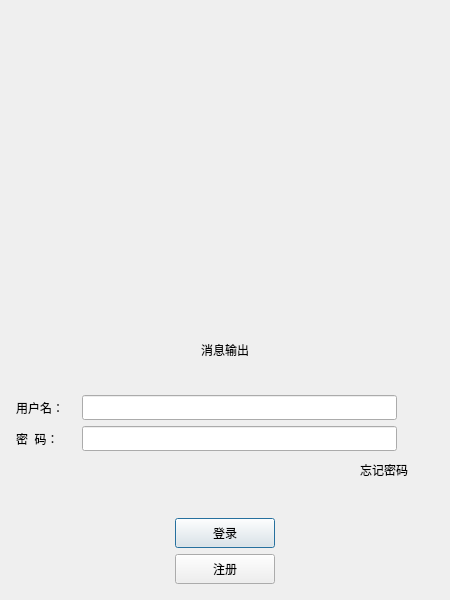
<?xml version="1.0" encoding="UTF-8"?>
<ui version="4.0">
 <class>LoginDialog</class>
 <widget class="QDialog" name="LoginDialog">
  <property name="geometry">
   <rect>
    <x>0</x>
    <y>0</y>
    <width>450</width>
    <height>600</height>
   </rect>
  </property>
  <property name="minimumSize">
   <size>
    <width>450</width>
    <height>600</height>
   </size>
  </property>
  <property name="maximumSize">
   <size>
    <width>450</width>
    <height>600</height>
   </size>
  </property>
  <property name="windowTitle">
   <string>Dialog</string>
  </property>
  <property name="sizeGripEnabled">
   <bool>false</bool>
  </property>
  <layout class="QVBoxLayout" name="verticalLayout_2">
   <item>
    <layout class="QVBoxLayout" name="verticalLayout">
     <property name="leftMargin">
      <number>5</number>
     </property>
     <property name="topMargin">
      <number>5</number>
     </property>
     <property name="rightMargin">
      <number>5</number>
     </property>
     <property name="bottomMargin">
      <number>5</number>
     </property>
     <item>
      <widget class="QWidget" name="widget" native="true">
       <property name="autoFillBackground">
        <bool>false</bool>
       </property>
       <layout class="QGridLayout" name="gridLayout">
        <item row="1" column="1">
         <widget class="QLabel" name="head_label">
          <property name="minimumSize">
           <size>
            <width>220</width>
            <height>210</height>
           </size>
          </property>
          <property name="maximumSize">
           <size>
            <width>220</width>
            <height>210</height>
           </size>
          </property>
          <property name="text">
           <string/>
          </property>
          <property name="pixmap">
           <pixmap resource="rc.qrc">:/res/login_head.jpg</pixmap>
          </property>
          <property name="scaledContents">
           <bool>true</bool>
          </property>
          <property name="alignment">
           <set>Qt::AlignCenter</set>
          </property>
          <property name="margin">
           <number>0</number>
          </property>
         </widget>
        </item>
        <item row="1" column="0">
         <spacer name="horizontalSpacer">
          <property name="orientation">
           <enum>Qt::Horizontal</enum>
          </property>
          <property name="sizeHint" stdset="0">
           <size>
            <width>40</width>
            <height>20</height>
           </size>
          </property>
         </spacer>
        </item>
        <item row="1" column="2">
         <spacer name="horizontalSpacer_2">
          <property name="orientation">
           <enum>Qt::Horizontal</enum>
          </property>
          <property name="sizeHint" stdset="0">
           <size>
            <width>40</width>
            <height>20</height>
           </size>
          </property>
         </spacer>
        </item>
        <item row="0" column="1">
         <spacer name="verticalSpacer_4">
          <property name="orientation">
           <enum>Qt::Vertical</enum>
          </property>
          <property name="sizeHint" stdset="0">
           <size>
            <width>20</width>
            <height>40</height>
           </size>
          </property>
         </spacer>
        </item>
       </layout>
      </widget>
     </item>
     <item>
      <spacer name="verticalSpacer">
       <property name="orientation">
        <enum>Qt::Vertical</enum>
       </property>
       <property name="sizeHint" stdset="0">
        <size>
         <width>20</width>
         <height>40</height>
        </size>
       </property>
      </spacer>
     </item>
     <item>
      <spacer name="verticalSpacer_5">
       <property name="orientation">
        <enum>Qt::Vertical</enum>
       </property>
       <property name="sizeHint" stdset="0">
        <size>
         <width>20</width>
         <height>40</height>
        </size>
       </property>
      </spacer>
     </item>
     <item>
      <widget class="QLabel" name="msg_output_label">
       <property name="text">
        <string>消息输出</string>
       </property>
       <property name="alignment">
        <set>Qt::AlignCenter</set>
       </property>
      </widget>
     </item>
     <item>
      <spacer name="verticalSpacer_3">
       <property name="orientation">
        <enum>Qt::Vertical</enum>
       </property>
       <property name="sizeHint" stdset="0">
        <size>
         <width>20</width>
         <height>40</height>
        </size>
       </property>
      </spacer>
     </item>
     <item>
      <layout class="QHBoxLayout" name="horizontalLayout">
       <item>
        <widget class="QLabel" name="username_label">
         <property name="minimumSize">
          <size>
           <width>60</width>
           <height>25</height>
          </size>
         </property>
         <property name="maximumSize">
          <size>
           <width>60</width>
           <height>25</height>
          </size>
         </property>
         <property name="text">
          <string>用户名：</string>
         </property>
        </widget>
       </item>
       <item>
        <widget class="QLineEdit" name="username_edit">
         <property name="minimumSize">
          <size>
           <width>315</width>
           <height>25</height>
          </size>
         </property>
         <property name="maximumSize">
          <size>
           <width>315</width>
           <height>25</height>
          </size>
         </property>
        </widget>
       </item>
       <item>
        <spacer name="horizontalSpacer_8">
         <property name="orientation">
          <enum>Qt::Horizontal</enum>
         </property>
         <property name="sizeHint" stdset="0">
          <size>
           <width>40</width>
           <height>20</height>
          </size>
         </property>
        </spacer>
       </item>
      </layout>
     </item>
     <item>
      <layout class="QHBoxLayout" name="horizontalLayout_2">
       <item>
        <widget class="QLabel" name="passwd_label">
         <property name="minimumSize">
          <size>
           <width>60</width>
           <height>25</height>
          </size>
         </property>
         <property name="maximumSize">
          <size>
           <width>60</width>
           <height>25</height>
          </size>
         </property>
         <property name="layoutDirection">
          <enum>Qt::LeftToRight</enum>
         </property>
         <property name="text">
          <string>密  码：</string>
         </property>
         <property name="scaledContents">
          <bool>false</bool>
         </property>
         <property name="alignment">
          <set>Qt::AlignJustify|Qt::AlignVCenter</set>
         </property>
         <property name="margin">
          <number>0</number>
         </property>
        </widget>
       </item>
       <item>
        <widget class="QLineEdit" name="passwd_edit">
         <property name="minimumSize">
          <size>
           <width>315</width>
           <height>25</height>
          </size>
         </property>
         <property name="maximumSize">
          <size>
           <width>315</width>
           <height>25</height>
          </size>
         </property>
        </widget>
       </item>
       <item>
        <widget class="ClickLabel" name="passwd_visible">
         <property name="sizePolicy">
          <sizepolicy hsizetype="Preferred" vsizetype="Preferred">
           <horstretch>20</horstretch>
           <verstretch>0</verstretch>
          </sizepolicy>
         </property>
         <property name="minimumSize">
          <size>
           <width>20</width>
           <height>0</height>
          </size>
         </property>
         <property name="text">
          <string/>
         </property>
        </widget>
       </item>
       <item>
        <spacer name="horizontalSpacer_9">
         <property name="orientation">
          <enum>Qt::Horizontal</enum>
         </property>
         <property name="sizeHint" stdset="0">
          <size>
           <width>40</width>
           <height>20</height>
          </size>
         </property>
        </spacer>
       </item>
      </layout>
     </item>
     <item>
      <layout class="QHBoxLayout" name="horizontalLayout_3">
       <item>
        <spacer name="horizontalSpacer_3">
         <property name="orientation">
          <enum>Qt::Horizontal</enum>
         </property>
         <property name="sizeHint" stdset="0">
          <size>
           <width>40</width>
           <height>20</height>
          </size>
         </property>
        </spacer>
       </item>
       <item>
        <widget class="ClickLabel" name="forget_passwd_label">
         <property name="minimumSize">
          <size>
           <width>0</width>
           <height>25</height>
          </size>
         </property>
         <property name="maximumSize">
          <size>
           <width>16777215</width>
           <height>25</height>
          </size>
         </property>
         <property name="text">
          <string>忘记密码</string>
         </property>
        </widget>
       </item>
       <item>
        <widget class="QLabel" name="label_2">
         <property name="minimumSize">
          <size>
           <width>20</width>
           <height>0</height>
          </size>
         </property>
         <property name="maximumSize">
          <size>
           <width>20</width>
           <height>16777215</height>
          </size>
         </property>
         <property name="text">
          <string/>
         </property>
        </widget>
       </item>
      </layout>
     </item>
     <item>
      <spacer name="verticalSpacer_2">
       <property name="orientation">
        <enum>Qt::Vertical</enum>
       </property>
       <property name="sizeHint" stdset="0">
        <size>
         <width>20</width>
         <height>40</height>
        </size>
       </property>
      </spacer>
     </item>
     <item>
      <layout class="QHBoxLayout" name="horizontalLayout_4">
       <item>
        <spacer name="horizontalSpacer_4">
         <property name="orientation">
          <enum>Qt::Horizontal</enum>
         </property>
         <property name="sizeHint" stdset="0">
          <size>
           <width>40</width>
           <height>20</height>
          </size>
         </property>
        </spacer>
       </item>
       <item>
        <widget class="QPushButton" name="login_button">
         <property name="minimumSize">
          <size>
           <width>100</width>
           <height>30</height>
          </size>
         </property>
         <property name="maximumSize">
          <size>
           <width>100</width>
           <height>30</height>
          </size>
         </property>
         <property name="text">
          <string>登录</string>
         </property>
        </widget>
       </item>
       <item>
        <spacer name="horizontalSpacer_5">
         <property name="orientation">
          <enum>Qt::Horizontal</enum>
         </property>
         <property name="sizeHint" stdset="0">
          <size>
           <width>40</width>
           <height>20</height>
          </size>
         </property>
        </spacer>
       </item>
      </layout>
     </item>
     <item>
      <layout class="QHBoxLayout" name="horizontalLayout_5">
       <item>
        <spacer name="horizontalSpacer_6">
         <property name="orientation">
          <enum>Qt::Horizontal</enum>
         </property>
         <property name="sizeHint" stdset="0">
          <size>
           <width>40</width>
           <height>20</height>
          </size>
         </property>
        </spacer>
       </item>
       <item>
        <widget class="QPushButton" name="register_button">
         <property name="minimumSize">
          <size>
           <width>100</width>
           <height>30</height>
          </size>
         </property>
         <property name="maximumSize">
          <size>
           <width>100</width>
           <height>30</height>
          </size>
         </property>
         <property name="text">
          <string>注册</string>
         </property>
        </widget>
       </item>
       <item>
        <spacer name="horizontalSpacer_7">
         <property name="orientation">
          <enum>Qt::Horizontal</enum>
         </property>
         <property name="sizeHint" stdset="0">
          <size>
           <width>40</width>
           <height>20</height>
          </size>
         </property>
        </spacer>
       </item>
      </layout>
     </item>
    </layout>
   </item>
  </layout>
 </widget>
 <customwidgets>
  <customwidget>
   <class>ClickLabel</class>
   <extends>QLabel</extends>
   <header>clicklabel.h</header>
  </customwidget>
 </customwidgets>
 <resources>
  <include location="rc.qrc"/>
 </resources>
 <connections/>
</ui>
